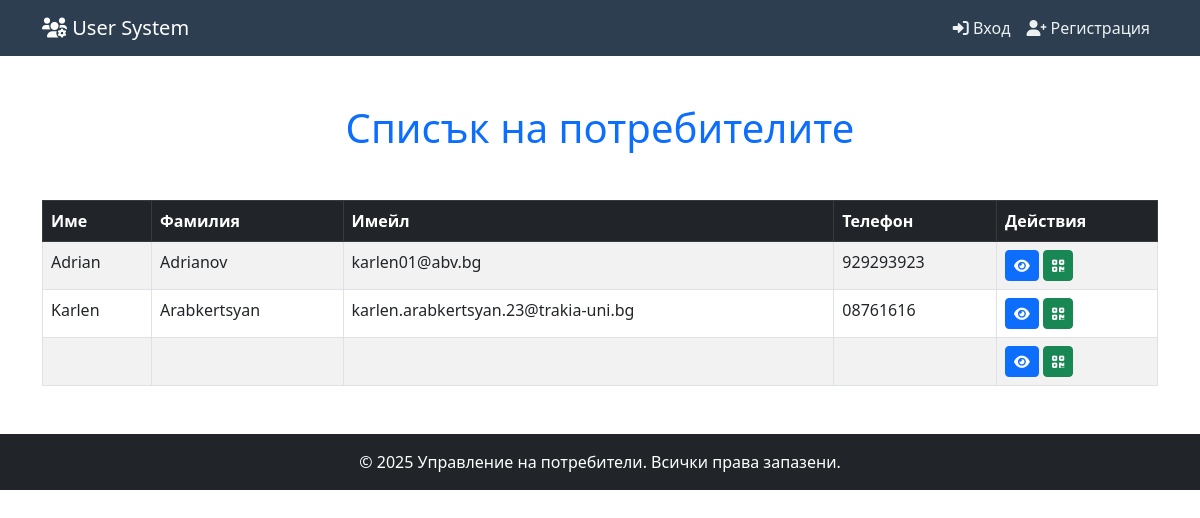
The page /show_students.php on the database its author committed.
### tables this page shows
CREATE TABLE IF NOT EXISTS `users` (
  `id` int NOT NULL AUTO_INCREMENT,
  `user` varchar(50) NOT NULL,
  `password` varchar(255) NOT NULL,
  `email` varchar(100) NOT NULL,
  `first_name` varchar(50) NOT NULL,
  `last_name` varchar(50) NOT NULL,
  `phone` varchar(20) DEFAULT NULL,
  `role` enum('user','admin') DEFAULT 'user',
  `created_at` timestamp NULL DEFAULT CURRENT_TIMESTAMP,
  `updated_at` timestamp NULL DEFAULT CURRENT_TIMESTAMP ON UPDATE CURRENT_TIMESTAMP,
  `birth_date` int NOT NULL,
  PRIMARY KEY (`id`),
  UNIQUE KEY `username` (`user`),
  UNIQUE KEY `email` (`email`)
);

### show_students.php (the view)
<?php
include('includes/db.php');
$sql = "SELECT * FROM users ORDER BY id DESC";
$result = $conn->query($sql);
?>
<?php include('includes/header.php'); ?>
<h1 class="text-center text-primary my-5">Списък на потребителите</h1>
<?php
if ($result->num_rows > 0) {
    echo "<table class='table table-striped table-bordered'>";
    echo "<thead class='table-dark'><tr><th>Име</th><th>Фамилия</th><th>Имейл</th><th>Телефон</th><th>Действия</th></tr></thead>";
    echo "<tbody>";
    while ($row = $result->fetch_assoc()) {
        echo "<tr>";
        echo "<td>" . $row["first_name"] . "</td>";
        echo "<td>" . $row["last_name"] . "</td>";
        echo "<td>" . $row["email"] . "</td>";
        echo "<td>" . ($row["phone"] ?? '-') . "</td>";
        echo "<td>
                <a href='show_student.php?id=" . $row["id"] . "' class='btn btn-sm btn-primary'><i class='fas fa-eye'></i></a>
                <a href='generate_qr.php?id=" . $row["id"] . "' class='btn btn-sm btn-success'><i class='fas fa-qrcode'></i></a>
              </td>";
        echo "</tr>";
    }
    echo "</tbody></table>";
} else {
    echo "<div class='alert alert-warning text-center'>Няма записани потребители.</div>";
}
?>
<?php include('includes/footer.php'); ?>

### rows shown on the page
users: first_name "Adrian", last_name "Adrianov", email "karlen01@abv.bg", phone "929293923"
users: first_name "Karlen", last_name "Arabkertsyan", email "karlen.arabkertsyan.23@trakia-uni.bg", phone "08761616"
